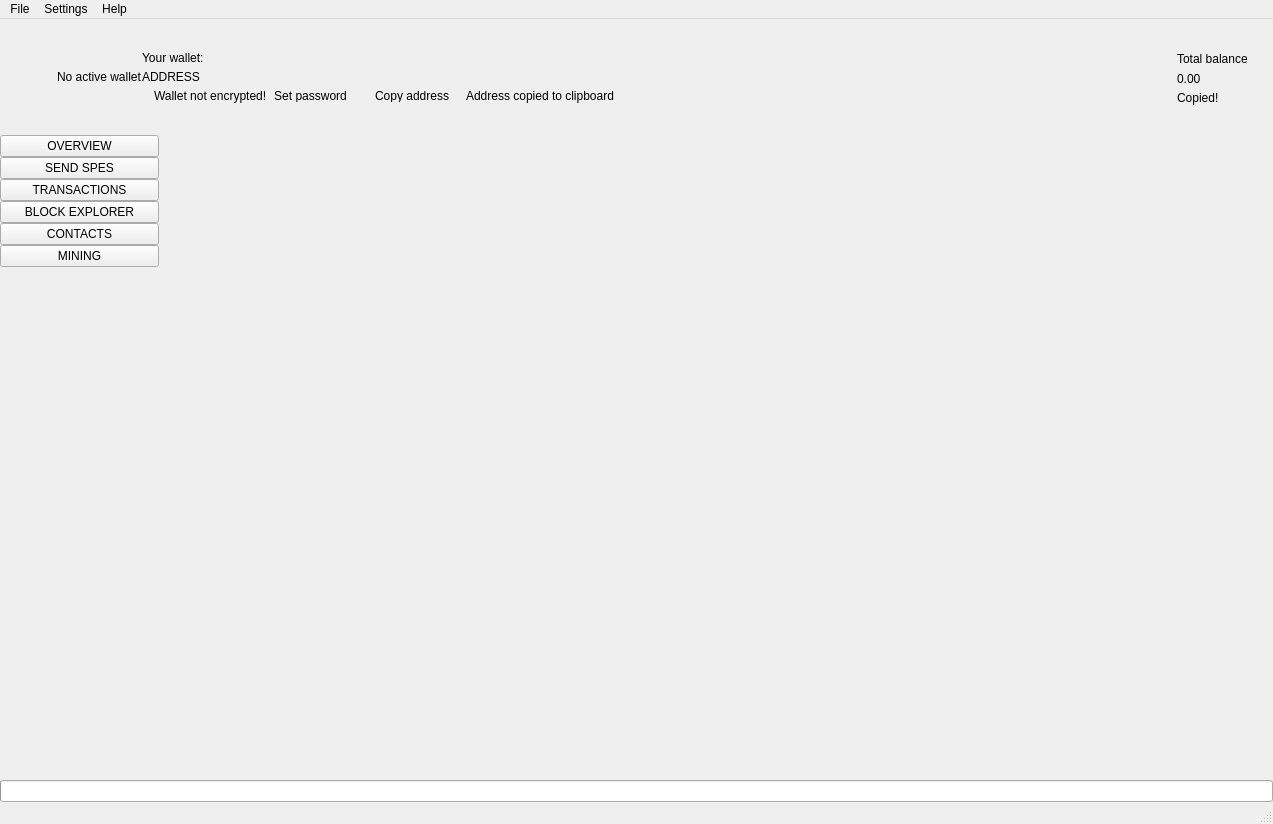
 <widget class="QMainWindow" name="MainWindow">
  <property name="geometry">
   <rect>
    <x>0</x>
    <y>0</y>
    <width>1273</width>
    <height>824</height>
   </rect>
  </property>
  <property name="sizePolicy">
   <sizepolicy hsizetype="Preferred" vsizetype="Preferred">
    <horstretch>0</horstretch>
    <verstretch>0</verstretch>
   </sizepolicy>
  </property>
  <property name="minimumSize">
   <size>
    <width>1260</width>
    <height>600</height>
   </size>
  </property>
  <property name="maximumSize">
   <size>
    <width>16777215</width>
    <height>16777215</height>
   </size>
  </property>
  <property name="windowTitle">
   <string>MainWindow</string>
  </property>
  <property name="windowIcon">
   <iconset>
    <normaloff>:/images/spescoin</normaloff>:/images/spescoin</iconset>
  </property>
  <widget class="QWidget" name="centralwidget">
   <layout class="QVBoxLayout" name="verticalLayout_2">
    <property name="spacing">
     <number>0</number>
    </property>
    <property name="leftMargin">
     <number>0</number>
    </property>
    <property name="topMargin">
     <number>0</number>
    </property>
    <property name="rightMargin">
     <number>0</number>
    </property>
    <property name="bottomMargin">
     <number>0</number>
    </property>
    <item>
     <widget class="QFrame" name="m_headerFrame">
      <property name="minimumSize">
       <size>
        <width>0</width>
        <height>116</height>
       </size>
      </property>
      <property name="maximumSize">
       <size>
        <width>16777215</width>
        <height>116</height>
       </size>
      </property>
      <property name="frameShape">
       <enum>QFrame::NoFrame</enum>
      </property>
      <property name="frameShadow">
       <enum>QFrame::Raised</enum>
      </property>
      <layout class="QHBoxLayout" name="horizontalLayout_3">
       <property name="spacing">
        <number>0</number>
       </property>
       <property name="leftMargin">
        <number>0</number>
       </property>
       <property name="topMargin">
        <number>0</number>
       </property>
       <property name="rightMargin">
        <number>25</number>
       </property>
       <property name="bottomMargin">
        <number>0</number>
       </property>
       <item>
        <spacer name="horizontalSpacer_2">
         <property name="orientation">
          <enum>Qt::Horizontal</enum>
         </property>
         <property name="sizeType">
          <enum>QSizePolicy::Fixed</enum>
         </property>
         <property name="sizeHint" stdset="0">
          <size>
           <width>30</width>
           <height>20</height>
          </size>
         </property>
        </spacer>
       </item>
       <item>
        <widget class="QLabel" name="m_logoLabel">
         <property name="text">
          <string/>
         </property>
        </widget>
       </item>
       <item>
        <spacer name="horizontalSpacer_5">
         <property name="orientation">
          <enum>Qt::Horizontal</enum>
         </property>
         <property name="sizeType">
          <enum>QSizePolicy::Fixed</enum>
         </property>
         <property name="sizeHint" stdset="0">
          <size>
           <width>20</width>
           <height>20</height>
          </size>
         </property>
        </spacer>
       </item>
       <item>
        <widget class="WalletGui::WalletSmallGrayTextLabel" name="m_noWalletLabel">
         <property name="text">
          <string>No active wallet</string>
         </property>
        </widget>
       </item>
       <item>
        <widget class="QFrame" name="m_walletFrame">
         <property name="frameShape">
          <enum>QFrame::NoFrame</enum>
         </property>
         <property name="frameShadow">
          <enum>QFrame::Raised</enum>
         </property>
         <layout class="QVBoxLayout" name="verticalLayout_3">
          <property name="spacing">
           <number>5</number>
          </property>
          <property name="leftMargin">
           <number>0</number>
          </property>
          <property name="topMargin">
           <number>0</number>
          </property>
          <property name="rightMargin">
           <number>0</number>
          </property>
          <property name="bottomMargin">
           <number>0</number>
          </property>
          <item>
           <spacer name="verticalSpacer_3">
            <property name="orientation">
             <enum>Qt::Vertical</enum>
            </property>
            <property name="sizeType">
             <enum>QSizePolicy::Minimum</enum>
            </property>
            <property name="sizeHint" stdset="0">
             <size>
              <width>20</width>
              <height>40</height>
             </size>
            </property>
           </spacer>
          </item>
          <item>
           <widget class="WalletGui::WalletSmallGrayTextLabel" name="m_walletLabel">
            <property name="text">
             <string>Your wallet:</string>
            </property>
            <property name="indent">
             <number>0</number>
            </property>
           </widget>
          </item>
          <item>
           <widget class="QLabel" name="m_addressLabel">
            <property name="sizePolicy">
             <sizepolicy hsizetype="Preferred" vsizetype="Preferred">
              <horstretch>0</horstretch>
              <verstretch>0</verstretch>
             </sizepolicy>
            </property>
            <property name="cursor">
             <cursorShape>PointingHandCursor</cursorShape>
            </property>
            <property name="toolTip">
             <string>Click to copy</string>
            </property>
            <property name="text">
             <string>ADDRESS</string>
            </property>
            <property name="indent">
             <number>0</number>
            </property>
           </widget>
          </item>
          <item>
           <layout class="QHBoxLayout" name="horizontalLayout_2">
            <property name="spacing">
             <number>0</number>
            </property>
            <item alignment="Qt::AlignTop">
             <widget class="QFrame" name="m_notEncryptedFrame">
              <property name="frameShape">
               <enum>QFrame::NoFrame</enum>
              </property>
              <property name="frameShadow">
               <enum>QFrame::Raised</enum>
              </property>
              <layout class="QHBoxLayout" name="horizontalLayout_4">
               <property name="spacing">
                <number>0</number>
               </property>
               <property name="leftMargin">
                <number>0</number>
               </property>
               <property name="topMargin">
                <number>0</number>
               </property>
               <property name="rightMargin">
                <number>0</number>
               </property>
               <property name="bottomMargin">
                <number>0</number>
               </property>
               <item alignment="Qt::AlignVCenter">
                <widget class="QLabel" name="m_notEncryptedIconLabel">
                 <property name="text">
                  <string/>
                 </property>
                 <property name="pixmap">
                  <pixmap resource="../../resources.qrc">:/icons/lock_open_gray</pixmap>
                 </property>
                 <property name="alignment">
                  <set>Qt::AlignLeading|Qt::AlignLeft|Qt::AlignVCenter</set>
                 </property>
                </widget>
               </item>
               <item>
                <spacer name="horizontalSpacer_11">
                 <property name="orientation">
                  <enum>Qt::Horizontal</enum>
                 </property>
                 <property name="sizeType">
                  <enum>QSizePolicy::Fixed</enum>
                 </property>
                 <property name="sizeHint" stdset="0">
                  <size>
                   <width>5</width>
                   <height>3</height>
                  </size>
                 </property>
                </spacer>
               </item>
               <item alignment="Qt::AlignVCenter">
                <widget class="WalletGui::WalletTinyGrayTextLabel" name="m_notEncryptedTextLabel">
                 <property name="text">
                  <string>Wallet not encrypted!</string>
                 </property>
                 <property name="alignment">
                  <set>Qt::AlignLeading|Qt::AlignLeft|Qt::AlignVCenter</set>
                 </property>
                </widget>
               </item>
               <item>
                <spacer name="horizontalSpacer_9">
                 <property name="orientation">
                  <enum>Qt::Horizontal</enum>
                 </property>
                 <property name="sizeType">
                  <enum>QSizePolicy::Fixed</enum>
                 </property>
                 <property name="sizeHint" stdset="0">
                  <size>
                   <width>3</width>
                   <height>3</height>
                  </size>
                 </property>
                </spacer>
               </item>
               <item alignment="Qt::AlignVCenter">
                <widget class="WalletGui::WalletTinyLinkLikeButton" name="m_encryptButton">
                 <property name="sizePolicy">
                  <sizepolicy hsizetype="Minimum" vsizetype="Minimum">
                   <horstretch>0</horstretch>
                   <verstretch>0</verstretch>
                  </sizepolicy>
                 </property>
                 <property name="minimumSize">
                  <size>
                   <width>0</width>
                   <height>3</height>
                  </size>
                 </property>
                 <property name="cursor">
                  <cursorShape>PointingHandCursor</cursorShape>
                 </property>
                 <property name="text">
                  <string>Set password</string>
                 </property>
                 <property name="flat">
                  <bool>true</bool>
                 </property>
                </widget>
               </item>
               <item>
                <spacer name="horizontalSpacer_10">
                 <property name="orientation">
                  <enum>Qt::Horizontal</enum>
                 </property>
                 <property name="sizeType">
                  <enum>QSizePolicy::Fixed</enum>
                 </property>
                 <property name="sizeHint" stdset="0">
                  <size>
                   <width>20</width>
                   <height>3</height>
                  </size>
                 </property>
                </spacer>
               </item>
              </layout>
             </widget>
            </item>
            <item alignment="Qt::AlignVCenter">
             <widget class="WalletGui::WalletTinyLinkLikeButton" name="m_copyAddressButton">
              <property name="sizePolicy">
               <sizepolicy hsizetype="Minimum" vsizetype="Minimum">
                <horstretch>0</horstretch>
                <verstretch>0</verstretch>
               </sizepolicy>
              </property>
              <property name="minimumSize">
               <size>
                <width>0</width>
                <height>3</height>
               </size>
              </property>
              <property name="cursor">
               <cursorShape>PointingHandCursor</cursorShape>
              </property>
              <property name="focusPolicy">
               <enum>Qt::NoFocus</enum>
              </property>
              <property name="autoFillBackground">
               <bool>true</bool>
              </property>
              <property name="text">
               <string>Copy address</string>
              </property>
              <property name="flat">
               <bool>true</bool>
              </property>
             </widget>
            </item>
            <item>
             <spacer name="horizontalSpacer_7">
              <property name="orientation">
               <enum>Qt::Horizontal</enum>
              </property>
              <property name="sizeType">
               <enum>QSizePolicy::Fixed</enum>
              </property>
              <property name="sizeHint" stdset="0">
               <size>
                <width>13</width>
                <height>3</height>
               </size>
              </property>
             </spacer>
            </item>
            <item alignment="Qt::AlignVCenter">
             <widget class="WalletGui::CopyMagicLabel" name="m_copyAddressLabel">
              <property name="text">
               <string>Address copied to clipboard</string>
              </property>
              <property name="alignment">
               <set>Qt::AlignLeading|Qt::AlignLeft|Qt::AlignVCenter</set>
              </property>
             </widget>
            </item>
            <item>
             <spacer name="horizontalSpacer">
              <property name="orientation">
               <enum>Qt::Horizontal</enum>
              </property>
              <property name="sizeHint" stdset="0">
               <size>
                <width>40</width>
                <height>3</height>
               </size>
              </property>
             </spacer>
            </item>
           </layout>
          </item>
          <item>
           <spacer name="verticalSpacer_2">
            <property name="orientation">
             <enum>Qt::Vertical</enum>
            </property>
            <property name="sizeType">
             <enum>QSizePolicy::Minimum</enum>
            </property>
            <property name="sizeHint" stdset="0">
             <size>
              <width>20</width>
              <height>40</height>
             </size>
            </property>
           </spacer>
          </item>
         </layout>
        </widget>
       </item>
       <item>
        <spacer name="horizontalSpacer_3">
         <property name="orientation">
          <enum>Qt::Horizontal</enum>
         </property>
         <property name="sizeType">
          <enum>QSizePolicy::Expanding</enum>
         </property>
         <property name="sizeHint" stdset="0">
          <size>
           <width>34</width>
           <height>20</height>
          </size>
         </property>
        </spacer>
       </item>
       <item>
        <spacer name="horizontalSpacer_8">
         <property name="orientation">
          <enum>Qt::Horizontal</enum>
         </property>
         <property name="sizeType">
          <enum>QSizePolicy::Fixed</enum>
         </property>
         <property name="sizeHint" stdset="0">
          <size>
           <width>34</width>
           <height>20</height>
          </size>
         </property>
        </spacer>
       </item>
       <item alignment="Qt::AlignRight|Qt::AlignVCenter">
        <widget class="QFrame" name="m_balanceFrame">
         <layout class="QGridLayout" name="gridLayout">
          <property name="leftMargin">
           <number>0</number>
          </property>
          <property name="topMargin">
           <number>30</number>
          </property>
          <property name="rightMargin">
           <number>0</number>
          </property>
          <property name="bottomMargin">
           <number>0</number>
          </property>
          <property name="verticalSpacing">
           <number>3</number>
          </property>
          <item row="0" column="2">
           <layout class="QVBoxLayout" name="verticalLayout_4">
            <item>
             <widget class="QLabel" name="m_balanceTextLabel">
              <property name="text">
               <string>Total balance</string>
              </property>
             </widget>
            </item>
            <item>
             <widget class="QLabel" name="m_balanceLabel">
              <property name="cursor">
               <cursorShape>PointingHandCursor</cursorShape>
              </property>
              <property name="toolTip">
               <string>Click to copy</string>
              </property>
              <property name="text">
               <string>0.00</string>
              </property>
             </widget>
            </item>
           </layout>
          </item>
          <item row="1" column="2">
           <widget class="WalletGui::CopyMagicLabel" name="m_balanceCopyLabel">
            <property name="text">
             <string>Copied!</string>
            </property>
           </widget>
          </item>
          <item row="0" column="1">
           <spacer name="horizontalSpacer_6">
            <property name="orientation">
             <enum>Qt::Horizontal</enum>
            </property>
            <property name="sizeType">
             <enum>QSizePolicy::Fixed</enum>
            </property>
            <property name="sizeHint" stdset="0">
             <size>
              <width>2</width>
              <height>39</height>
             </size>
            </property>
           </spacer>
          </item>
          <item row="2" column="2">
           <spacer name="verticalSpacer_5">
            <property name="orientation">
             <enum>Qt::Vertical</enum>
            </property>
            <property name="sizeType">
             <enum>QSizePolicy::Expanding</enum>
            </property>
            <property name="sizeHint" stdset="0">
             <size>
              <width>20</width>
              <height>50</height>
             </size>
            </property>
           </spacer>
          </item>
          <item row="0" column="0">
           <widget class="QLabel" name="m_balanceIconLabel">
            <property name="text">
             <string/>
            </property>
            <property name="pixmap">
             <pixmap resource="../../resources.qrc">:/icons/total_balance</pixmap>
            </property>
           </widget>
          </item>
         </layout>
        </widget>
       </item>
      </layout>
     </widget>
    </item>
    <item>
     <layout class="QHBoxLayout" name="horizontalLayout" stretch="0,0,0,0,0,0,0,0">
      <property name="spacing">
       <number>0</number>
      </property>
      <item>
       <widget class="QFrame" name="m_toolFrame">
        <property name="frameShape">
         <enum>QFrame::NoFrame</enum>
        </property>
        <property name="frameShadow">
         <enum>QFrame::Plain</enum>
        </property>
        <property name="lineWidth">
         <number>0</number>
        </property>
        <layout class="QVBoxLayout" name="verticalLayout">
         <property name="spacing">
          <number>0</number>
         </property>
         <property name="leftMargin">
          <number>0</number>
         </property>
         <property name="topMargin">
          <number>0</number>
         </property>
         <property name="rightMargin">
          <number>0</number>
         </property>
         <property name="bottomMargin">
          <number>0</number>
         </property>
         <item>
          <widget class="QPushButton" name="m_overviewButton">
           <property name="sizePolicy">
            <sizepolicy hsizetype="Minimum" vsizetype="Fixed">
             <horstretch>0</horstretch>
             <verstretch>0</verstretch>
            </sizepolicy>
           </property>
           <property name="focusPolicy">
            <enum>Qt::NoFocus</enum>
           </property>
           <property name="text">
            <string>OVERVIEW</string>
           </property>
           <property name="checkable">
            <bool>true</bool>
           </property>
           <attribute name="buttonGroup">
            <string notr="true">m_toolButtonGroup</string>
           </attribute>
          </widget>
         </item>
         <item>
          <widget class="QPushButton" name="m_sendButton">
           <property name="sizePolicy">
            <sizepolicy hsizetype="Minimum" vsizetype="Fixed">
             <horstretch>0</horstretch>
             <verstretch>0</verstretch>
            </sizepolicy>
           </property>
           <property name="focusPolicy">
            <enum>Qt::NoFocus</enum>
           </property>
           <property name="text">
            <string>SEND SPES</string>
           </property>
           <property name="checkable">
            <bool>true</bool>
           </property>
           <attribute name="buttonGroup">
            <string notr="true">m_toolButtonGroup</string>
           </attribute>
          </widget>
         </item>
         <item>
          <widget class="QPushButton" name="m_transactionsButton">
           <property name="sizePolicy">
            <sizepolicy hsizetype="Minimum" vsizetype="Fixed">
             <horstretch>0</horstretch>
             <verstretch>0</verstretch>
            </sizepolicy>
           </property>
           <property name="focusPolicy">
            <enum>Qt::NoFocus</enum>
           </property>
           <property name="text">
            <string>TRANSACTIONS</string>
           </property>
           <property name="checkable">
            <bool>true</bool>
           </property>
           <attribute name="buttonGroup">
            <string notr="true">m_toolButtonGroup</string>
           </attribute>
          </widget>
         </item>
         <item>
          <widget class="QPushButton" name="m_blockExplorerButton">
           <property name="focusPolicy">
            <enum>Qt::NoFocus</enum>
           </property>
           <property name="text">
            <string>BLOCK EXPLORER</string>
           </property>
           <property name="checkable">
            <bool>true</bool>
           </property>
           <attribute name="buttonGroup">
            <string notr="true">m_toolButtonGroup</string>
           </attribute>
          </widget>
         </item>
         <item>
          <widget class="QPushButton" name="m_addressBookButton">
           <property name="sizePolicy">
            <sizepolicy hsizetype="Minimum" vsizetype="Fixed">
             <horstretch>0</horstretch>
             <verstretch>0</verstretch>
            </sizepolicy>
           </property>
           <property name="focusPolicy">
            <enum>Qt::NoFocus</enum>
           </property>
           <property name="text">
            <string>CONTACTS</string>
           </property>
           <property name="checkable">
            <bool>true</bool>
           </property>
           <attribute name="buttonGroup">
            <string notr="true">m_toolButtonGroup</string>
           </attribute>
          </widget>
         </item>
         <item>
          <widget class="QPushButton" name="m_miningButton">
           <property name="focusPolicy">
            <enum>Qt::NoFocus</enum>
           </property>
           <property name="text">
            <string>MINING</string>
           </property>
           <property name="checkable">
            <bool>true</bool>
           </property>
           <attribute name="buttonGroup">
            <string notr="true">m_toolButtonGroup</string>
           </attribute>
          </widget>
         </item>
         <item>
          <spacer name="verticalSpacer">
           <property name="orientation">
            <enum>Qt::Vertical</enum>
           </property>
           <property name="sizeHint" stdset="0">
            <size>
             <width>20</width>
             <height>40</height>
            </size>
           </property>
          </spacer>
         </item>
        </layout>
       </widget>
      </item>
      <item>
       <widget class="WalletGui::OverviewFrame" name="m_overviewFrame">
        <property name="frameShape">
         <enum>QFrame::NoFrame</enum>
        </property>
        <property name="frameShadow">
         <enum>QFrame::Raised</enum>
        </property>
       </widget>
      </item>
      <item>
       <widget class="WalletGui::SendFrame" name="m_sendFrame">
        <property name="frameShape">
         <enum>QFrame::NoFrame</enum>
        </property>
        <property name="frameShadow">
         <enum>QFrame::Raised</enum>
        </property>
       </widget>
      </item>
      <item>
       <widget class="WalletGui::TransactionsFrame" name="m_transactionsFrame">
        <property name="frameShape">
         <enum>QFrame::NoFrame</enum>
        </property>
        <property name="frameShadow">
         <enum>QFrame::Raised</enum>
        </property>
       </widget>
      </item>
      <item>
       <widget class="WalletGui::AddressBookFrame" name="m_addressBookFrame">
        <property name="frameShape">
         <enum>QFrame::NoFrame</enum>
        </property>
        <property name="frameShadow">
         <enum>QFrame::Raised</enum>
        </property>
       </widget>
      </item>
      <item>
       <widget class="WalletGui::NoWalletFrame" name="m_noWalletFrame">
        <property name="frameShape">
         <enum>QFrame::NoFrame</enum>
        </property>
        <property name="frameShadow">
         <enum>QFrame::Raised</enum>
        </property>
       </widget>
      </item>
      <item>
       <widget class="WalletGui::BlockExplorerFrame" name="m_blockExplorerFrame">
        <property name="frameShape">
         <enum>QFrame::NoFrame</enum>
        </property>
        <property name="frameShadow">
         <enum>QFrame::Raised</enum>
        </property>
       </widget>
      </item>
      <item>
       <widget class="WalletGui::MiningFrame" name="m_miningFrame">
        <property name="frameShape">
         <enum>QFrame::NoFrame</enum>
        </property>
        <property name="frameShadow">
         <enum>QFrame::Raised</enum>
        </property>
       </widget>
      </item>
     </layout>
    </item>
    <item>
     <widget class="QProgressBar" name="m_syncProgress">
      <property name="maximum">
       <number>100</number>
      </property>
      <property name="value">
       <number>0</number>
      </property>
      <property name="textVisible">
       <bool>false</bool>
      </property>
     </widget>
    </item>
   </layout>
  </widget>
  <widget class="QMenuBar" name="menubar">
   <property name="geometry">
    <rect>
     <x>0</x>
     <y>0</y>
     <width>1273</width>
     <height>21</height>
    </rect>
   </property>
   <widget class="QMenu" name="menuFile">
    <property name="title">
     <string>File</string>
    </property>
    <addaction name="m_createWalletAction"/>
    <addaction name="m_openWalletAction"/>
    <addaction name="m_recentWalletsAction"/>
    <addaction name="m_backupWalletAction"/>
    <addaction name="m_saveKeysAction"/>
    <addaction name="m_resetAction"/>
    <addaction name="m_importKeyAction"/>
    <addaction name="m_exportKeyAction"/>
    <addaction name="m_exportTrackingKeyAction"/>
    <addaction name="m_exitAction"/>
   </widget>
   <widget class="QMenu" name="menuSettings">
    <property name="title">
     <string>Settings</string>
    </property>
    <widget class="QMenu" name="menuThemes">
     <property name="title">
      <string>Themes</string>
     </property>
    </widget>
    <addaction name="m_encryptWalletAction"/>
    <addaction name="m_changePasswordAction"/>
    <addaction name="m_removePendingTxAction"/>
    <addaction name="separator"/>
    <addaction name="m_autostartAction"/>
    <addaction name="m_minimizeToTrayAction"/>
    <addaction name="m_closeToTrayAction"/>
    <addaction name="separator"/>
    <addaction name="m_preferencesAction"/>
    <addaction name="menuThemes"/>
   </widget>
   <widget class="QMenu" name="menuHelp">
    <property name="title">
     <string>Help</string>
    </property>
    <addaction name="m_communityForumAction"/>
    <addaction name="m_reportIssueAction"/>
    <addaction name="m_aboutIntensecoinAction"/>
    <addaction name="m_aboutQtAction"/>
   </widget>
   <addaction name="menuFile"/>
   <addaction name="menuSettings"/>
   <addaction name="menuHelp"/>
  </widget>
  <widget class="WalletGui::WalletStatusBar" name="statusBar"/>
  <action name="m_exitAction">
   <property name="checkable">
    <bool>false</bool>
   </property>
   <property name="enabled">
    <bool>true</bool>
   </property>
   <property name="text">
    <string>Exit</string>
   </property>
   <property name="shortcut">
    <string>Ctrl+Q</string>
   </property>
  </action>
  <action name="m_createWalletAction">
   <property name="enabled">
    <bool>true</bool>
   </property>
   <property name="text">
    <string>Create wallet</string>
   </property>
  </action>
  <action name="m_openWalletAction">
   <property name="enabled">
    <bool>true</bool>
   </property>
   <property name="text">
    <string>Open wallet</string>
   </property>
  </action>
  <action name="m_encryptWalletAction">
   <property name="enabled">
    <bool>true</bool>
   </property>
   <property name="text">
    <string>Encrypt wallet</string>
   </property>
  </action>
  <action name="m_changePasswordAction">
   <property name="enabled">
    <bool>true</bool>
   </property>
   <property name="text">
    <string>Change password</string>
   </property>
   <property name="toolTip">
    <string>Change password</string>
   </property>
  </action>
  <action name="m_aboutIntensecoinAction">
   <property name="enabled">
    <bool>true</bool>
   </property>
   <property name="text">
    <string>About SPES</string>
   </property>
  </action>
  <action name="m_aboutQtAction">
   <property name="enabled">
    <bool>true</bool>
   </property>
   <property name="text">
    <string>About Qt</string>
   </property>
  </action>
  <action name="m_backupWalletAction">
   <property name="enabled">
    <bool>true</bool>
   </property>
   <property name="text">
    <string>Backup wallet</string>
   </property>
  </action>
  <action name="m_autostartAction">
   <property name="checkable">
    <bool>true</bool>
   </property>
   <property name="text">
    <string>Start on system login</string>
   </property>
  </action>
  <action name="m_minimizeToTrayAction">
   <property name="checkable">
    <bool>true</bool>
   </property>
   <property name="text">
    <string>Minimize to tray</string>
   </property>
  </action>
  <action name="m_closeToTrayAction">
   <property name="checkable">
    <bool>true</bool>
   </property>
   <property name="text">
    <string>Close to tray</string>
   </property>
  </action>
  <action name="m_preferencesAction">
   <property name="text">
    <string>Preferences</string>
   </property>
  </action>
  <action name="m_recentWalletsAction">
   <property name="text">
    <string>Recent wallets</string>
   </property>
  </action>
  <action name="m_exportTrackingKeyAction">
   <property name="text">
    <string>Export tracking key</string>
   </property>
   <property name="toolTip">
    <string>Export tracking key</string>
   </property>
  </action>
  <action name="m_importKeyAction">
   <property name="text">
    <string>Import key</string>
   </property>
   <property name="toolTip">
    <string>Import key</string>
   </property>
  </action>
  <action name="m_communityForumAction">
   <property name="text">
    <string>Join us on Discord</string>
   </property>
  </action>
  <action name="m_reportIssueAction">
   <property name="text">
    <string>Report an issue</string>
   </property>
  </action>
  <action name="m_resetAction">
   <property name="text">
    <string>Reset wallet</string>
   </property>
  </action>
  <action name="m_saveKeysAction">
   <property name="text">
    <string>Save wallet keys</string>
   </property>
  </action>
  <action name="m_exportKeyAction">
   <property name="text">
    <string>Export key</string>
   </property>
   <property name="toolTip">
    <string>Export key</string>
   </property>
  </action>
  <action name="m_removePendingTxAction">
   <property name="checkable">
    <bool>false</bool>
   </property>
   <property name="text">
    <string>Remove pending TXs</string>
   </property>
  </action>
 </widget>
